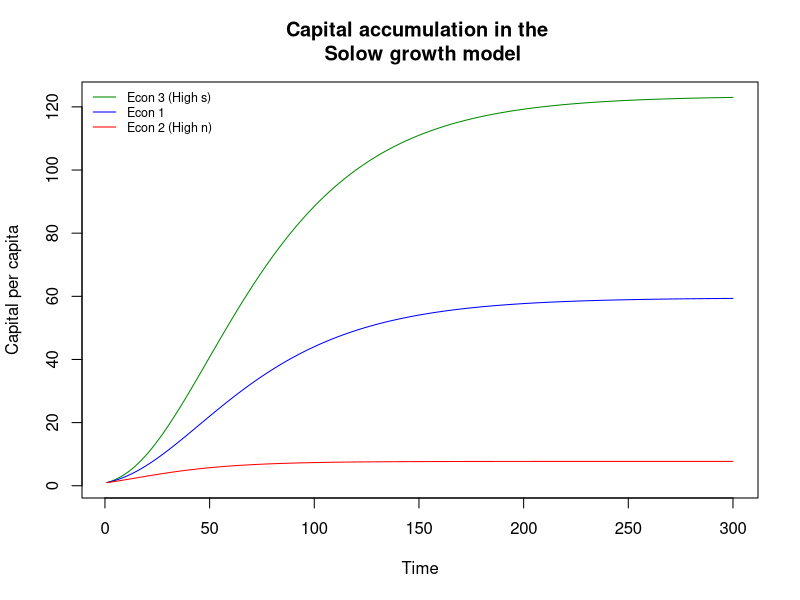
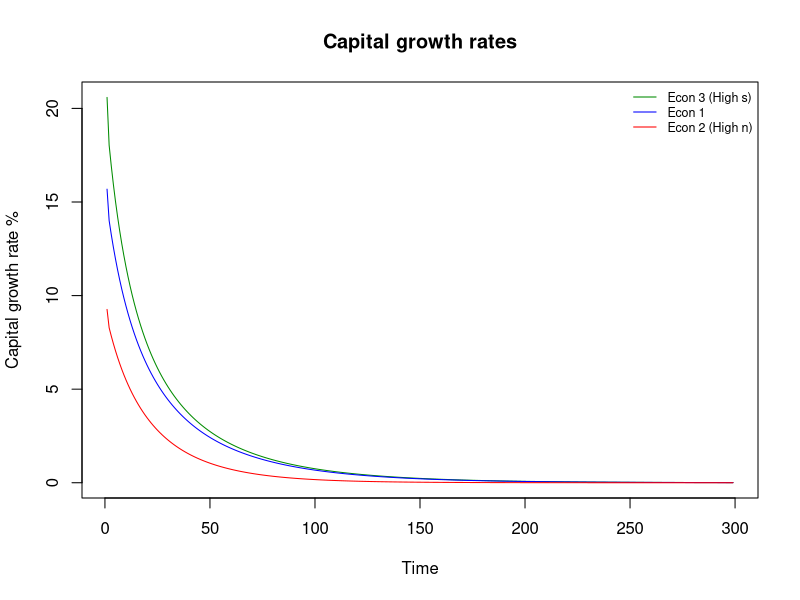
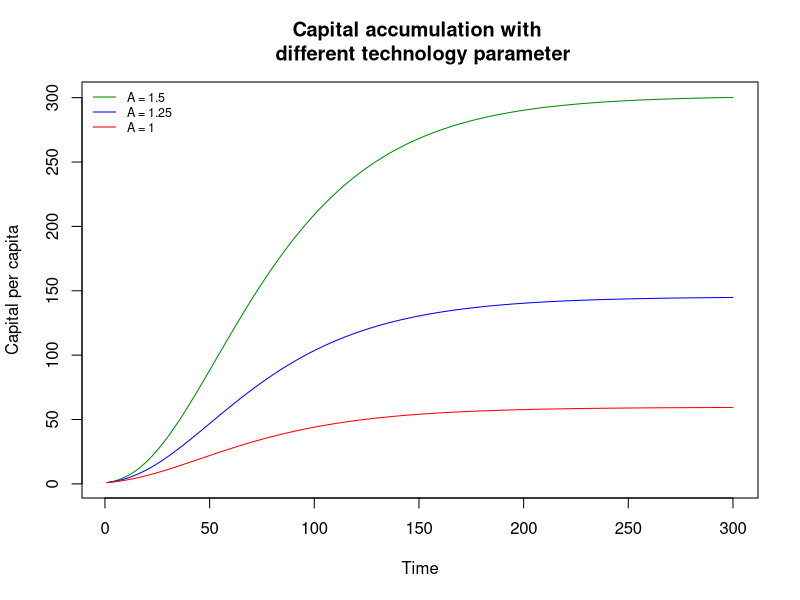
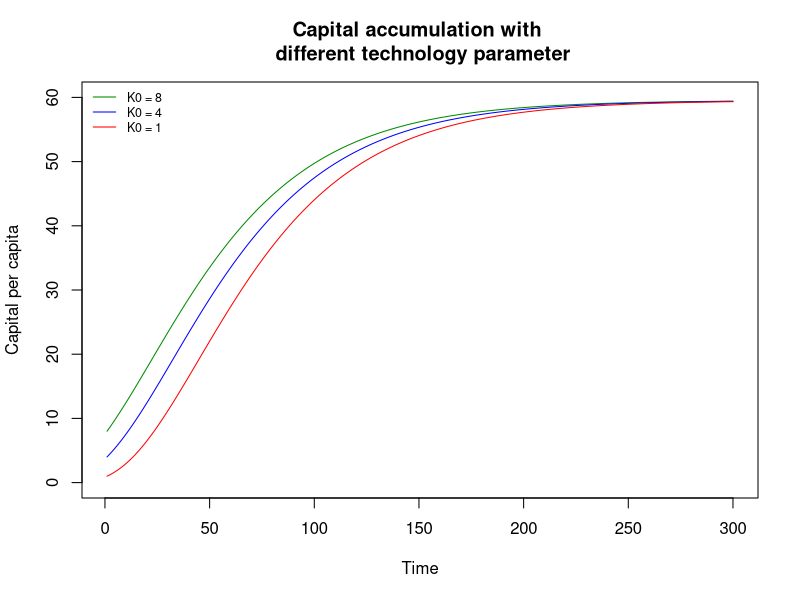

Write R code to recreate these figures, in order.




# ==================================================================================
#
# Objective:          Analyze the Solow Growth Model
# Author:             Madhav Kumar
# First version:      2014-03-17
# This draft:         2014-03 -17
# Dependency:         None
# Reference:          http://www.unc.edu/~jbhill/Solow-Growth-Model.pdf
#
# ==================================================================================


# ======================================
# Definitions
# n= population growth
# s= savings rate
# d= depreciation
# a= cobb-douglas parameter
# N0= Initial population
# K0= Initial capital stock
# A= Technology parameter
# ======================================



### Consider three economies:

# Economy 1:
n1= 0.02
s1= 0.25
d1= 0.07
a1= 0.75
N01= K01= A1= 1

# Economy 2:
n2= 0.08
s2= 0.25
d2= 0.07
a2= 0.75
N02= K02= A2= 1

# Economy 3:
n3= 0.02
s3= 0.30
d3= 0.07
a3= 0.75
N03= K03= A3= 1


# ======================
# capital Accumulation 
# ======================

CapitalAcc <- function(n, s, d, a, A, k0, t){
  k <- k0
  for (i in 2:length(t)){
    tmp <- ((1 - d)*k[i-1])/(1 + n) + ((s*A)*((k[i-1])^a))/(1 + n)
    k <- c(k, tmp)
  }
  k
}

# calculate accumulation over time
econ1.cap <- CapitalAcc(n= n1, s= s1, d= d1, a= a1, A= A1, k0= 1, t= 1:300)
econ2.cap <- CapitalAcc(n= n2, s= s2, d= d2, a= a2, A= A2, k0= 1, t= 1:300)
econ3.cap <- CapitalAcc(n= n3, s= s3, d= d3, a= a3, A= A3, k0= 1, t= 1:300)


# plot capital accumulation
plot(econ3.cap, type= "l", col= "green4", main= "Capital accumulation in the \n Solow growth model", xlab= "Time",
     ylab= "Capital per capita")
lines(econ1.cap, col= "blue")
lines(econ2.cap, col= "red")
legend("topleft", legend= c("Econ 3 (High s)", "Econ 1", "Econ 2 (High n)"), lty= c(1, 1, 1), 
       col= c("green4", "blue", "red"), bty= "n", cex= 0.75)



# ======================
# capital growth rate
# ======================

CapitalGrowth <- function(n, s, d, a, A, k0, t){
  grt <- (CapitalAcc(n, s, d, a, A, k0= k0, t= 2)[2] - k0)/(k0)
  for (i in 3:length(t)){
    tmp <- -((n + d)/(1 + n)) + ((s*A)/(1 + n))*(1/(CapitalAcc(n, s, d, a, A, k0= k0, t= 1:i)[i])^(1 - a))
    grt <- c(grt, tmp)
  }
  grt*100
}

# calculate capital growth rate
econ1.cap.grt <- CapitalGrowth(n= n1, s= s1, d= d1, a= a1, A= A1, k0= 1, t= 1:300)
econ2.cap.grt <- CapitalGrowth(n= n2, s= s2, d= d2, a= a2, A= A2, k0= 1, t= 1:300)
econ3.cap.grt <- CapitalGrowth(n= n3, s= s3, d= d3, a= a3, A= A3, k0= 1, t= 1:300)


# plot capital growth rate
plot(econ3.cap.grt, type= "l", col= "green4", main= "Capital growth rates", xlab= "Time",
     ylab= "Capital growth rate %")
lines(econ1.cap.grt, col= "blue")
lines(econ2.cap.grt, col= "red")
legend("topright", legend= c("Econ 3 (High s)", "Econ 1", "Econ 2 (High n)"), lty= c(1, 1, 1), 
       col= c("green4", "blue", "red"), bty= "n", cex= 0.75)




# ======================
# same economy but 
# different technology
# ======================

econ1.tech1 <- CapitalAcc(n= n1, s= s1, d= d1, a= a1, A= 1.50, k0= 1, t= 1:300)
econ1.tech2 <- CapitalAcc(n= n1, s= s1, d= d1, a= a1, A= 1.25, k0= 1, t= 1:300)
econ1.tech3 <- CapitalAcc(n= n1, s= s1, d= d1, a= a1, A= 1.00, k0= 1, t= 1:300)

plot(econ1.tech1, type= "l", col= "green4", main= "Capital accumulation with \n different technology parameter", 
     xlab= "Time", ylab= "Capital per capita")
lines(econ1.tech2, col= "blue")
lines(econ1.tech3, col= "red")
legend("topleft", legend= c("A = 1.5", "A = 1.25", "A = 1"), lty= c(1, 1, 1), 
       col= c("green4", "blue", "red"), bty= "n", cex= 0.75)





# ======================
# same economy but 
# different initial 
# capital
# ======================

econ1.k01 <- CapitalAcc(n= n1, s= s1, d= d1, a= a1, A= 1.00, k0= 8, t= 1:300)
econ1.k02 <- CapitalAcc(n= n1, s= s1, d= d1, a= a1, A= 1.00, k0= 4, t= 1:300)
econ1.k03 <- CapitalAcc(n= n1, s= s1, d= d1, a= a1, A= 1.00, k0= 1, t= 1:300)

plot(econ1.k01, type= "l", col= "green4", main= "Capital accumulation with \n different technology parameter", 
     xlab= "Time", ylab= "Capital per capita", ylim= c(0, 60))
lines(econ1.k02, col= "blue")
lines(econ1.k03, col= "red")
legend("topleft", legend= c("K0 = 8", "K0 = 4", "K0 = 1"), lty= c(1, 1, 1), 
       col= c("green4", "blue", "red"), bty= "n", cex= 0.75)


## End of file
